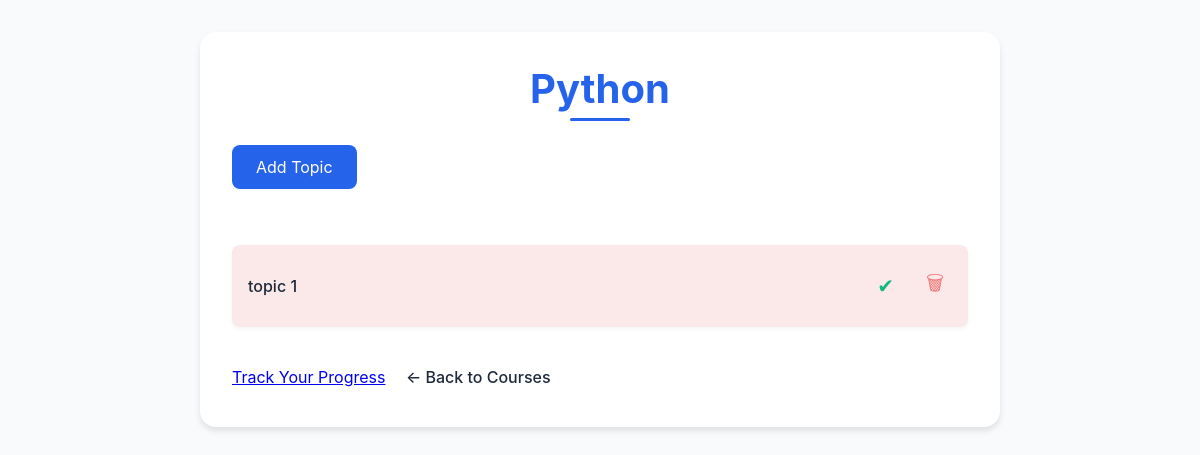
Before: /course/1/ with the older database file.
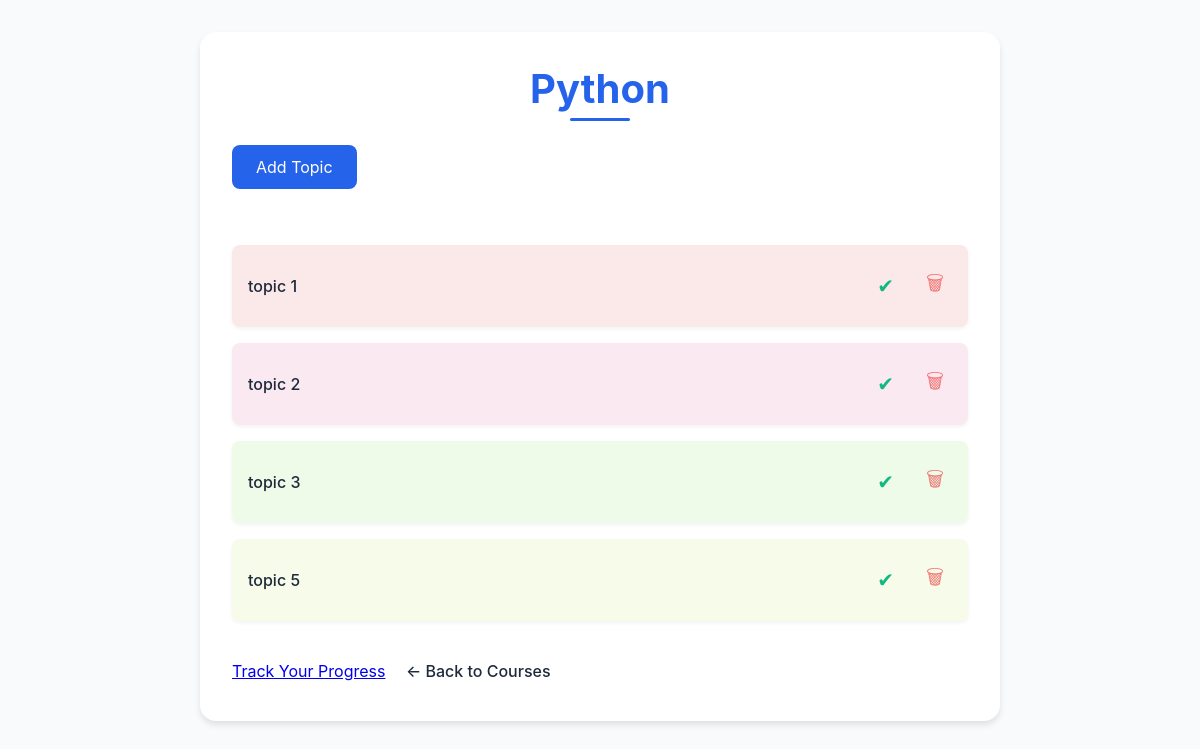
After: the same page with the newer database file.
### progress_app/models.py (models this page shows, shortened)
class Course(models.Model):
    name = models.CharField(max_length=255)

class Topic(models.Model):
    course = models.ForeignKey(Course, on_delete=models.CASCADE)
    name = models.CharField(max_length=255)
    completed = models.BooleanField(default=False)

### progress_app/views.py (the view)
# urls.py: path('course/<int:course_id>/', views.course_detail, name='course_detail'),
def course_detail(request, course_id):
    course = Course.objects.get(id=course_id)
    topics = course.topic_set.all()
    return render(request, 'course_detail.html', {'course': course, 'topics':topics})

### templates/course_detail.html (shortened to what this page needs)
<!DOCTYPE html>
<html lang="en">
<head>
    <link href="https://cdnjs.cloudflare.com/ajax/libs/sweetalert2/11.7.32/sweetalert2.min.css" rel="stylesheet">
</head>
<body>
    <div class="container">
        <h1>{{ course.name }}</h1>
        <a href="{% url 'add_topic' course.id %}" class="btn">Add Topic</a>
        <ul class="topic-list">
            {% for topic in topics %}
                <li class="topic-item">
                    <span class="topic-name">{{ topic.name }}</span>
                    <div class="topic-actions">
                        <a href="{% url 'toggle_completion' topic.id %}"
                           class="toggle-btn {% if topic.completed %}completed{% else %}not-completed{% endif %}">
                            {% if topic.completed %}✔{% else %}✖{% endif %}
                        </a>
                        <a href="{% url 'delete_topic' topic.id %}"
                           class="delete-btn"
                           data-topic-name="{{ topic.name }}">🗑</a>
                    </div>
                </li>
            {% endfor %}
        </ul>
        <a href="{% url 'track_progress' course.id %}">Track Your Progress</a>
        <a href="{% url 'course_list' %}" class="back-btn">← Back to Courses</a>
    </div>
</body>
</html>

### templates/course_detail.html (style rules this page uses)
:root { --primary-color: #2563eb; --secondary-color: #3b82f6; --background-color: #f8fafc; --text-color: #1e293b; --success-color: #10b981; --danger-color: #ef4444; }
* { margin: 0; padding: 0; box-sizing: border-box; font-family: -apple-system, BlinkMacSystemFont, "Segoe UI", Roboto, Oxygen, Ubuntu, Cantarell, sans-serif; }
body { background-color: var(--background-color); color: var(--text-color); padding: 2rem; min-height: 100vh; }
.container { max-width: 800px; margin: 0 auto; background: white; padding: 2rem; border-radius: 1rem; box-shadow: 0 4px 6px rgba(0, 0, 0, 0.1); }
h1 { color: var(--primary-color); margin-bottom: 2rem; font-size: 2.5rem; text-align: center; position: relative; }
h1::after { content: ''; position: absolute; bottom: -0.5rem; left: 50%; transform: translateX(-50%); width: 60px; height: 3px; background-color: var(--primary-color); border-radius: 2px; }
.btn { display: inline-block; padding: 0.75rem 1.5rem; background-color: var(--primary-color); color: white; text-decoration: none; border-radius: 0.5rem; transition: all 0.3s ease; margin-bottom: 1.5rem; }
.topic-list { list-style: none; margin: 2rem 0; }
.topic-item { display: flex; justify-content: space-between; align-items: center; padding: 1rem; margin-bottom: 1rem; border-radius: 0.5rem; transition: all 0.3s ease; background: white; box-shadow: 0 2px 4px rgba(0, 0, 0, 0.05); }
.topic-name { flex-grow: 1; font-weight: 500; }
.topic-actions { display: flex; gap: 1rem; align-items: center; }
.toggle-btn { text-decoration: none; font-size: 1.25rem; padding: 0.5rem; cursor: pointer; transition: all 0.3s ease; }
.completed { color: var(--success-color); }
.delete-btn { text-decoration: none; color: var(--danger-color); font-size: 1.25rem; padding: 0.5rem; opacity: 0.7; transition: all 0.3s ease; }
.back-btn { display: inline-block; text-decoration: none; color: var(--text-color); font-weight: 500; padding: 0.5rem 1rem; transition: all 0.3s ease; border-radius: 0.5rem; }

Changed rows visible on the page:
added Topic: name "topic 2"
added Topic: name "topic 3"
added Topic: name "topic 5"
